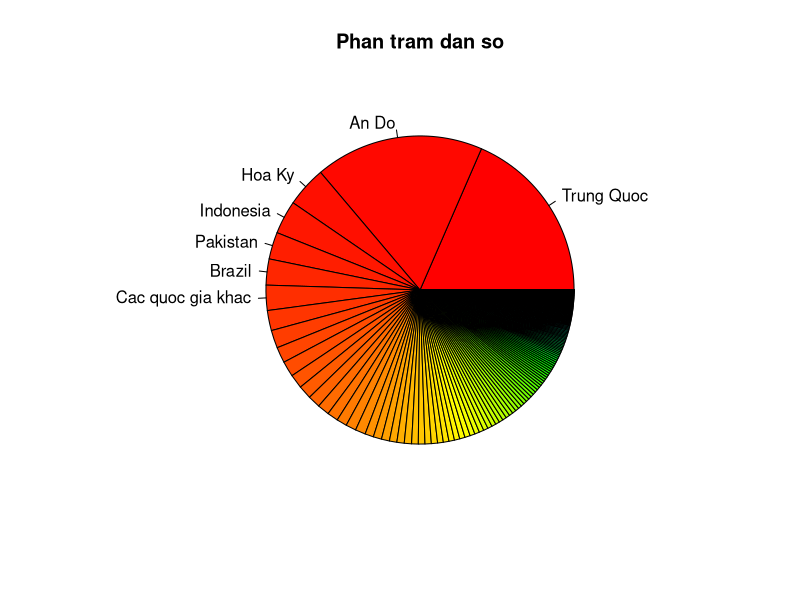
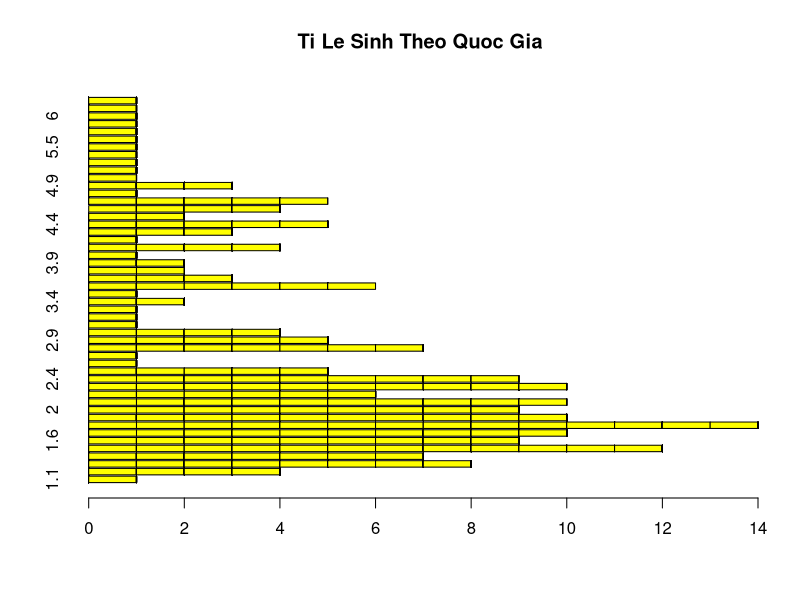
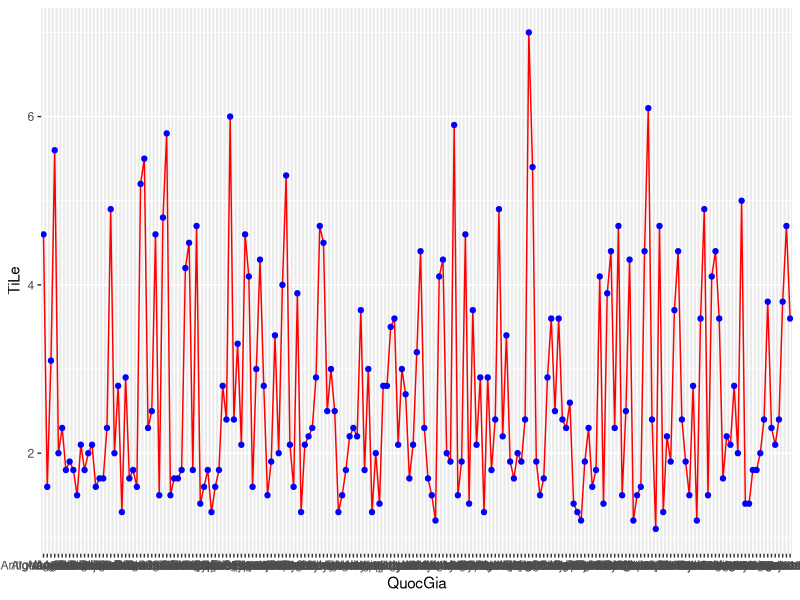

The R script that drew these images, in order:
update.packages("tools")
install.packages("ggplot2", lib="C:\\Program Files\\R\\R-4.1.0")
update.packages("ggplot2")
update.packages("data.table")
update.packages("forcats")
update.packages("dplyr")
update.packages("ggrepel")
library(ggplot2)
library(data.table)
setwd('C:\\Users\\Administrator\\Desktop\\PTDLR_Final')
df = read.csv("popconvert2.csv", header =TRUE)
df
df[1,4]

#Tinh cac gia tri
fert<-df$Ti.Le.Sinh
fert
table(fert)

#Do dai
dodai<-length(fert)
print(dodai)
#Trung binh  
trung_binh<-mean(fert)
print(trung_binh)

#Yeu vi
getmode <- function(v) {
  uniqv <- unique(v)
  uniqv[which.max(tabulate(match(v, uniqv)))]
}
yeu_vi<-getmode(fert)
print(yeu_vi)

#Trung vi
trung_vi<- median(fert)
print(trung_vi)

#Phuong sai
phuong_sai<-var(fert)
print(phuong_sai)

#Do lech chuan
do_lech_chuan<-sd(fert)
print(do_lech_chuan)

#Sai so chuan
sai_so_chuan = sd(fert)/sqrt(length(fert))
print(sai_so_chuan)

#Ve bieu do

#Bieu do tron(phan tram dan so)
country<-c("Trung Quoc", "An Do", "Hoa Ky", "Indonesia", "Pakistan", "Brazil", "Cac quoc gia khac")
pie(df$X..Dan.So, main = "Phan tram dan so", labels = country, radius = 0.8, clockwise = FALSE, col = rainbow(length(fert)))

#Bieu do cot ket hop(Tan suat ti le sinh)

a<-data.frame(QuocGia=c(df$Quoc.Gia),TiLe=c(df$Ti.Le.Sinh))
table(df$Ti.Le.Sinh)
barplot(table(a), main = "Ti Le Sinh Theo Quoc Gia", col = "yellow", horiz = TRUE)

#Bieu do duong

ggplot(a, aes(x = QuocGia, y = TiLe, group = 1)) + geom_line(color = "red") + geom_point(color ="blue")
               